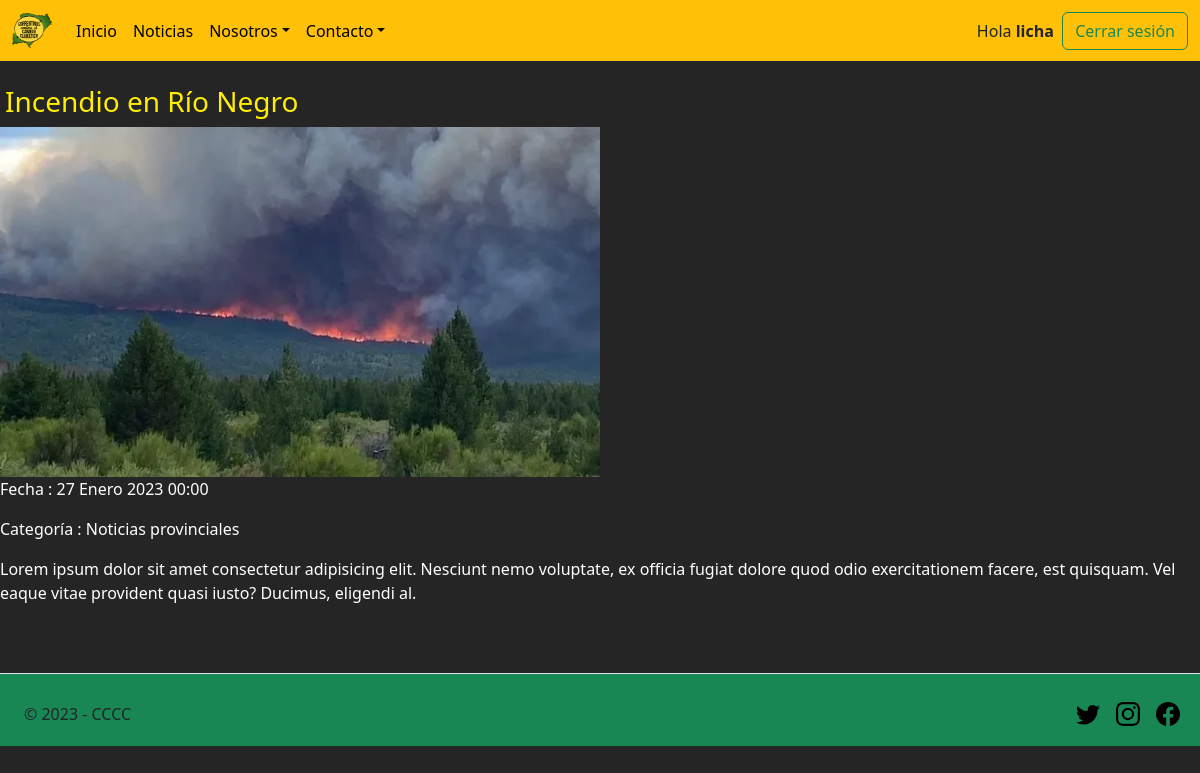
/Noticias/Detalle/1 (signed in), run on the app's committed database.
### apps/usuarios/models.py (models this page shows)
class Usuario(AbstractUser):
    pass

### apps/noticias/models.py (models this page shows, shortened)
class Noticia(models.Model):
    titulo = models.CharField(max_length = 150)
    cuerpo = models.TextField()
    imagen = models.ImageField(upload_to = 'noticias')
    fecha = models.DateField(auto_now=True)
    categoria_noticia = models.ForeignKey(Categoria, on_delete = models.CASCADE)

class Categoria(models.Model):
    nombre = models.CharField(max_length = 60)
    def __str__(self):
        return self.nombre

### apps/noticias/views.py (the view)
# urls.py: path('Detalle/<int:pk>', views.Detalle_Noticias, name='detalle'),
def Detalle_Noticias(request, pk):
    contexto = {}
    n = Noticia.objects.get(pk=pk) # Retorna un solo objeto
    contexto['noticia'] = n
    return render(request, 'noticias/detalle.html', contexto)

### templates/noticias/detalle.html (shortened to what this page needs)
{% extends 'base.html' %}
{% load static %}
{% block contenido %}
    <br>
    <h3>{{noticia.titulo}}</h3>
    <img src="{{noticia.imagen.url}}" width="600" height="350">
    <p>Fecha : {{noticia.fecha}}</p>
    <p>Categoría : {{noticia.categoria_noticia}}</p>
    <p>{{noticia.cuerpo}}</p>
{% endblock contenido %}

### templates/base.html (shortened to what this page needs)
{% load static %}
<!DOCTYPE html>
<html lang="es">
    <head>
        <link href="https://cdn.jsdelivr.net/npm/bootstrap@5.3.0-alpha1/dist/css/bootstrap.min.css" rel="stylesheet">
        <link rel="stylesheet" type="text/css" href="{% static 'css/style.css' %}">
    </head>
    <body>
        <header class="sticky-top">
            <nav class="navbar navbar-expand-md navbar-light bg-warning">
                <div class="container-fluid">
                    <a class="navbar-brand" href="{% url 'home' %}">
                        <img src="{% static 'img/logo2.png' %}" alt="" width="40" height="35">
                    </a>
                    <div class="collapse navbar-collapse" id="navbarSupportedContent">
                        <ul class="navbar-nav me-auto mb-2 mb-lg-0">
                            <li class="nav-item">
                                <a class="nav-link active" aria-current="page" href="{% url 'home' %}">Inicio</a>
                            </li>
                            <li class="nav-item">
                                <a class="nav-link active" aria-current="page" href="{% url 'noticias:noticias' %}">Noticias</a>
                            </li>
                            <li class="nav-item dropdown">
                                <a class="nav-link active dropdown-toggle" role="button" data-bs-toggle="dropdown" aria-expanded="false">Nosotros</a>
                            </li>
                            <li class="nav-item dropdown">
                                <a class="nav-link active dropdown-toggle" href="#" role="button" data-bs-toggle="dropdown" aria-expanded="false">Contacto</a>
                            </li>
                        </ul>
                        {% if user.is_authenticated %}
                        Hola <strong>&nbsp;{{ user.username }} &nbsp;</strong>
                        <button class="btn btn-outline-success" type="link">
                            <a class="nav-link" href="{% url 'logout' %}">Cerrar sesión</a>
                        </button>
                        {% endif %}
                    </div>
                </div>
            </nav>
        </header>
        {% block contenido %}
        {% endblock contenido %}
        <br><br>
            <footer class="d-flex flex-wrap justify-content-between align-items-center py-1 my-auto mt-1 border-top bg-success container-fluid">
                <div class="col-md-4 mx-1 pt-3 d-flex align-items-center">
                    <span class="mb-3 mt-2 mb-md-0s text-dark">&copy; 2023 - CCCC</span>
                </div>
                <ul class="nav col-md-4 justify-content-end list-unstyled d-flex">
                    <li class="mt-2 mx-2"><a class="text-muted" href="https://twitter.com/correntinosclim/" target="_blank"><svg class="bi" width="24" height="24"><use xlink:href="#twitter"/></svg></a></li>
                    <li class="mt-2 mx-2"><a class="text-muted" href="https://www.instagram.com/correntinosclim/" target="_blank"><svg class="bi" width="24" height="24"><use xlink:href="#instagram"/></svg></a></li>
                    <li class="mt-2 mx-2"><a class="text-muted" href="https://www.facebook.com/correntinoscontraelcambioclimatico/" target="_blank"><svg class="bi" width="24" height="24"><use xlink:href="#facebook"/></svg></a></li>
                </ul>
            </footer>
    </body>
</html>

### static/css/style.css (style rules this page uses)
body { background-color: rgb(37, 37, 37); }
h2, h3 { color: rgb(255, 238, 0); margin-left: 5px; }
main, p { color: white; }

### data on the page
Usuario: username "licha"
Noticia: titulo "Incendio en Río Negro", imagen (picture), fecha "27 Enero 2023 00:00", categoria_noticia "Noticias provinciales", cuerpo "Lorem ipsum dolor sit amet consectetur adipisicing elit. Nesciunt nemo voluptate, ex officia fugiat dolore quod odio exercitationem facere, est quisquam. Vel eaque vitae provident quasi iusto? Ducimus, eligendi al."
